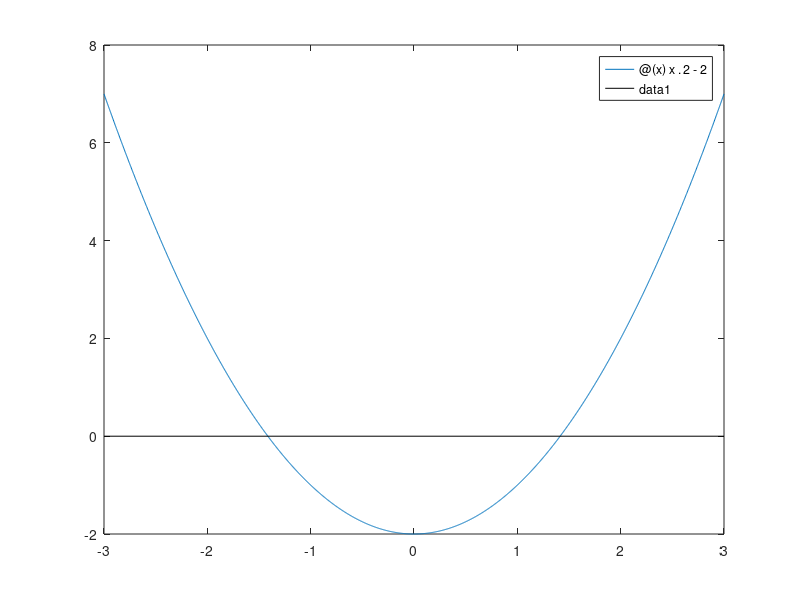

The MATLAB source for this figure: (Note: this script raises an error after producing the figure.)
f = @(x) x.^2 - 2;
df = @(x) 2*x;
%grafico della funzione e dell'asse x nell'intervallo [a, b]
a = -3; b = 3;
fplot(f, [a, b]); 
hold on
plot([a, b],[0,0], 'k-');
hold off

x0 = 2;
tol=1e-8;
maxiter = 100;
[x, scarti, iter] = newtonCri( f, df, x0, tol, maxiter)